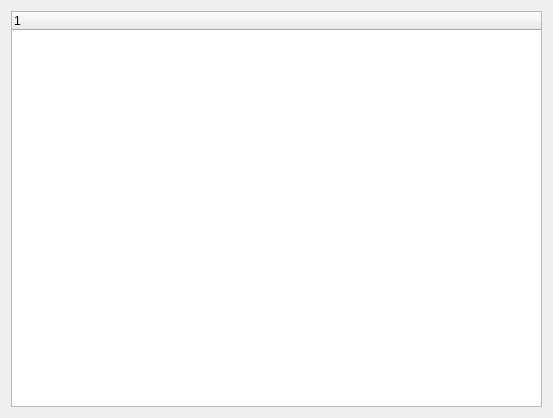
<?xml version="1.0" encoding="UTF-8"?>
<ui version="4.0">
 <class>Widget</class>
 <widget class="QWidget" name="Widget">
  <property name="geometry">
   <rect>
    <x>0</x>
    <y>0</y>
    <width>553</width>
    <height>418</height>
   </rect>
  </property>
  <property name="windowTitle">
   <string>Widget</string>
  </property>
  <layout class="QVBoxLayout" name="verticalLayout">
   <item>
    <widget class="QTreeWidget" name="treeWidget">
     <column>
      <property name="text">
       <string notr="true">1</string>
      </property>
     </column>
    </widget>
   </item>
  </layout>
 </widget>
 <layoutdefault spacing="6" margin="11"/>
 <resources/>
 <connections/>
</ui>
